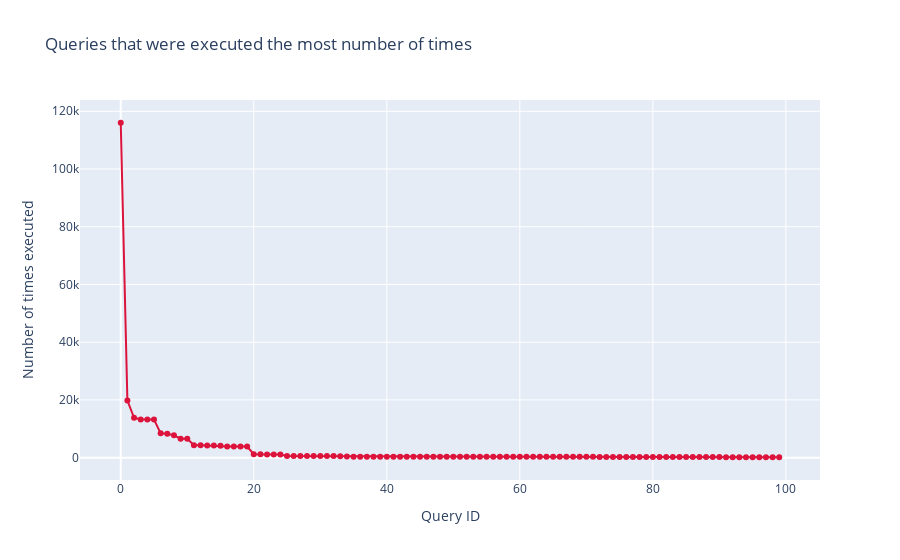

The notebook cell saved with this chart:
### Code cell
##TODO: Put labels on the axis, fix ticks on the axis to be integers
## Queries that scanned the most from cache

trace1  = go.Scatter(
        mode='lines+markers',
        x = df.index,
        y = df['number_of_times_executed'],
        name="Number of times executed",
        marker_color='crimson'
    )

data = [trace1]

layout = go.Layout(
    title_text='Queries that were executed the most number of times',
    yaxis=dict(
        # range = [0, 100],
        side = 'left',
        title="Number of times executed"
        
    ),
    xaxis=dict(
        title="Query ID"

    )
)
fig = go.Figure(data=data, layout=layout)
fig.show()

### Figure 1 — Plotly figure (JSON) as saved in the notebook; plotly's stock layout.template omitted (floating-point values rounded to 4 significant figures)
{"data": [{"marker": {"color": "crimson"}, "mode": "lines+markers", "name": "Number of times executed", "type": "scatter", "x": [0, 1, 2, 3, 4, 5, 6, 7, 8, 9, 10, 11, 12, 13, 14, 15, 16, 17, 18, 19, 20, 21, 22, 23, 24, 25, 26, 27, 28, 29, 30, 31, 32, 33, 34, 35, 36, 37, 38, 39, 40, 41, 42, 43, 44, 45, 46, 47, 48, 49, 50, 51, 52, 53, 54, 55, 56, 57, 58, 59, 60, 61, 62, 63, 64, 65, 66, 67, 68, 69, 70, 71, 72, 73, 74, 75, 76, 77, 78, 79, 80, 81, 82, 83, 84, 85, 86, 87, 88, 89, 90, 91, 92, 93, 94, 95, 96, 97, 98, 99], "y": [116028, 19770, 13815, 13197, 13197, 13195, 8420, 8313, 7728, 6572, 6571, 4315, 4315, 4170, 4170, 4138, 3894, 3877, 3877, 3845, 1186, 1154, 1136, 1121, 1105, 557, 548, 548, 548, 548, 548, 548, 548, 485, 408, 288, 281, 281, 281, 281, 281, 281, 281, 281, 281, 281, 281, 281, 281, 281, 281, 281, 281, 281, 281, 281, 281, 281, 281, 281, 281, 281, 281, 281, 281, 281, 281, 281, 281, 281, 281, 281, 265, 265, 265, 265, 249, 249, 249, 249, 248, 248, 248, 231, 230, 203, 201, 199, 196, 193, 191, 165, 147, 146, 141, 141, 141, 141, 141, 141]}], "layout": {"title": {"text": "Queries that were executed the most number of times"}, "xaxis": {"title": {"text": "Query ID"}}, "yaxis": {"side": "left", "title": {"text": "Number of times executed"}}}}
